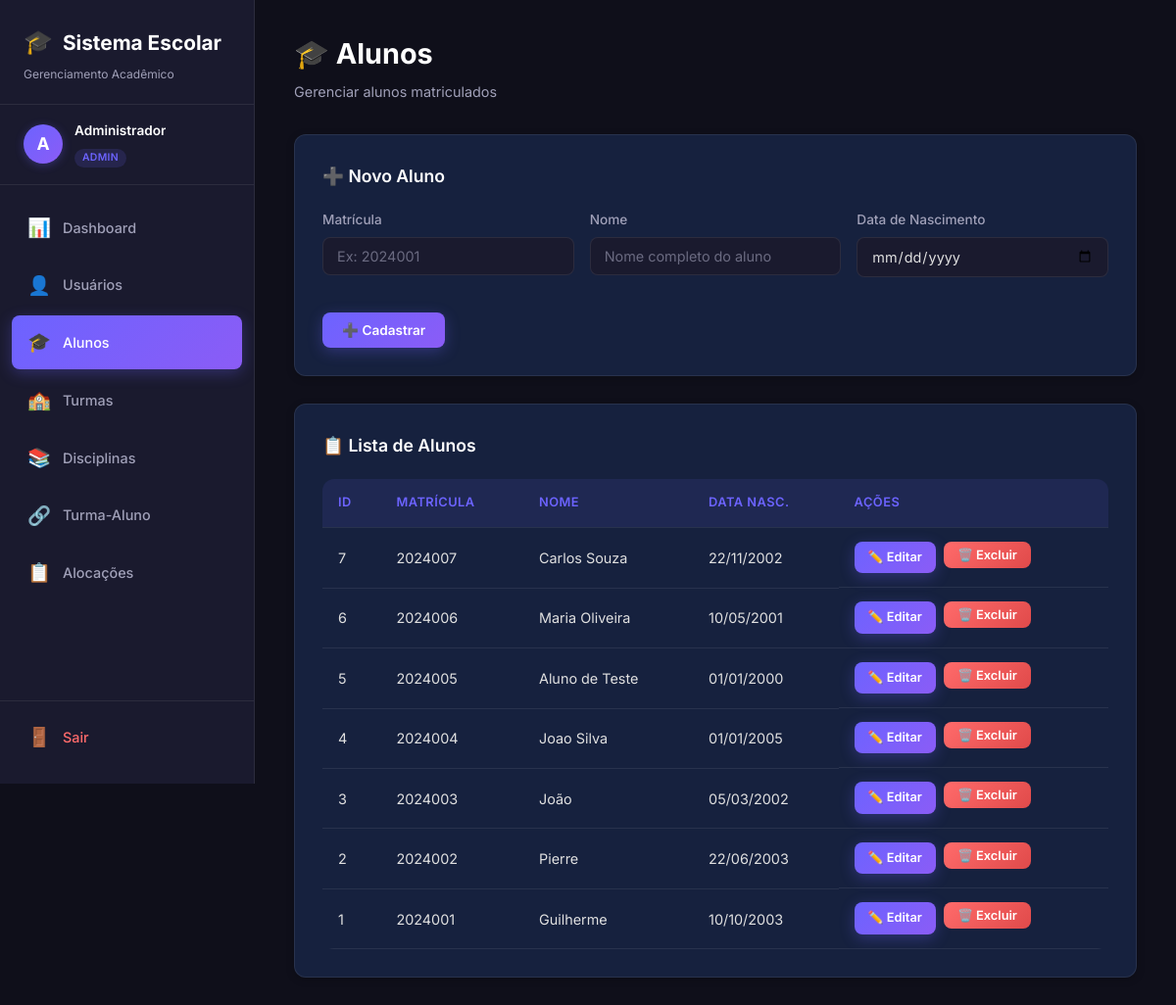
The page /index.php?page=alunos (signed in) on the database its author committed.
### tables this page shows
CREATE TABLE alunos (
        id INTEGER PRIMARY KEY AUTOINCREMENT,
        matricula VARCHAR(45) NOT NULL UNIQUE,
        nome VARCHAR(70) NOT NULL,
        data_nascimento DATE
    );

### app/controllers/AlunoController.php (called while the page is built, shortened)
<?php
require_once __DIR__ . '/../models/Aluno.php';
class AlunoController {
    private $model;
    public function __construct($pdo) {
        $this->model = new Aluno($pdo);
    }
    public function index() {
        $editData = null;
        $alunos = $this->model->getAll();
        include __DIR__ . '/../views/layout/header.php';
        include __DIR__ . '/../views/layout/sidebar.php';
        include __DIR__ . '/../views/alunos/index.php';
        include __DIR__ . '/../views/layout/footer.php';
    }
}
?>

### app/models/Aluno.php (called while the page is built, shortened)
<?php
class Aluno {
    private $pdo;
    public function __construct($pdo) {
        $this->pdo = $pdo;
    }
    public function getAll() {
        return $this->pdo->query("SELECT * FROM alunos ORDER BY id DESC")->fetchAll();
    }
}
?>

### app/views/alunos/index.php (the view, shortened to what this page needs)
<div class="main-content">
    <div class="page-header">
        <h1>🎓 Alunos</h1>
        <p>Gerenciar alunos matriculados</p>
    </div>
    <div class="card">
        <h3 class="card-title"><?= $editData ? '✏️ Editar Aluno' : '➕ Novo Aluno' ?></h3>
        <form method="POST" action="index.php?page=alunos">
            <div class="form-grid">
                <div class="form-group">
                    <label>Matrícula</label>
                    <input type="text" name="matricula" required placeholder="Ex: 2024001" value="<?= htmlspecialchars($editData['matricula'] ?? '') ?>">
                </div>
                <div class="form-group">
                    <label>Nome</label>
                    <input type="text" name="nome" required placeholder="Nome completo do aluno" value="<?= htmlspecialchars($editData['nome'] ?? '') ?>">
                </div>
                <div class="form-group">
                    <label>Data de Nascimento</label>
                    <input type="date" name="data_nascimento" value="<?= htmlspecialchars($editData['data_nascimento'] ?? '') ?>">
                </div>
            </div>
            <div class="btn-group">
                <button type="submit" class="btn btn-primary"><?= $editData ? '💾 Atualizar' : '➕ Cadastrar' ?></button>
            </div>
        </form>
    </div>
    <div class="card">
        <h3 class="card-title">📋 Lista de Alunos</h3>
        <?php if (empty($alunos)): ?>
            <div class="empty-state">
                <div class="empty-icon">🎓</div>
                <p>Nenhum aluno cadastrado ainda.</p>
            </div>
        <?php else: ?>
            <div class="table-wrapper">
                <table>
                    <thead>
                        <tr>
                            <th>ID</th>
                            <th>Matrícula</th>
                            <th>Nome</th>
                            <th>Data Nasc.</th>
                            <th>Ações</th>
                        </tr>
                    </thead>
                    <tbody>
                        <?php foreach ($alunos as $a): ?>
                        <tr>
                            <td><?= $a['id'] ?></td>
                            <td><?= htmlspecialchars($a['matricula']) ?></td>
                            <td><?= htmlspecialchars($a['nome']) ?></td>
                            <td><?= $a['data_nascimento'] ? date('d/m/Y', strtotime($a['data_nascimento'])) : '—' ?></td>
                            <td class="actions">
                                <a href="index.php?page=alunos&edit=<?= $a['id'] ?>" class="btn btn-primary btn-sm">✏️ Editar</a>
                                <form method="POST" action="index.php?page=alunos" style="display:inline" onsubmit="return confirm('Deseja excluir este aluno?')">
                                    <button type="submit" class="btn btn-danger btn-sm">🗑️ Excluir</button>
                                </form>
                            </td>
                        </tr>
                        <?php endforeach; ?>
                    </tbody>
                </table>
            </div>
        <?php endif; ?>
    </div>
</div>

### style.css (style rules this page uses)
:root { --bg-primary: #0f0f1a; --bg-secondary: #1a1a2e; --bg-card: #16213e; --bg-input: #1a1a2e; --text-primary: #e0e0e0; --text-secondary: #a0a0b8; --text-heading: #ffffff; --accent: #6c63ff; --accent-hover: #5a52d5; --accent-glow: rgba(108, 99, 255, 0.3); --success: #00c9a7; --success-hover: #00a88a; --danger: #ff6b6b; --danger-hover: #e04a4a; --warning: #ffc107; --border: rgba(255, 255, 255, 0.08); --border-focus: rgba(108, 99, 255, 0.5); --shadow: 0 8px 32px rgba(0, 0, 0, 0.3); --shadow-sm: 0 2px 8px rgba(0, 0, 0, 0.2); --radius: 12px; --radius-sm: 8px; --transition: all 0.3s cubic-bezier(0.4, 0, 0.2, 1); }
*, *::before, *::after { margin: 0; padding: 0; box-sizing: border-box; }
html { scroll-behavior: smooth; }
body { font-family: 'Inter', -apple-system, BlinkMacSystemFont, sans-serif; background: var(--bg-primary); color: var(--text-primary); min-height: 100vh; line-height: 1.6; }
.main-content { margin-left: 260px; padding: 32px 40px; min-height: 100vh; }
.page-header { margin-bottom: 32px; }
.page-header h1 { font-size: 1.8rem; font-weight: 700; color: var(--text-heading); margin-bottom: 4px; }
.page-header p { color: var(--text-secondary); font-size: 0.9rem; }
.card { background: var(--bg-card); border: 1px solid var(--border); border-radius: var(--radius); padding: 28px; margin-bottom: 28px; box-shadow: var(--shadow-sm); }
.card-title { font-size: 1.1rem; font-weight: 600; color: var(--text-heading); margin-bottom: 20px; display: flex; align-items: center; gap: 8px; }
.form-grid { display: grid; grid-template-columns: repeat(auto-fit, minmax(250px, 1fr)); gap: 16px; }
.form-group { margin-bottom: 16px; }
.form-group label { display: block; font-size: 0.85rem; font-weight: 500; color: var(--text-secondary); margin-bottom: 6px; }
.form-group input, .form-group select { width: 100%; padding: 10px 14px; background: var(--bg-input); border: 1px solid var(--border); border-radius: var(--radius-sm); color: var(--text-primary); font-family: 'Inter', sans-serif; font-size: 0.9rem; transition: var(--transition); outline: none; }
.form-group input::placeholder { color: var(--text-secondary); opacity: 0.6; }
.btn { display: inline-flex; align-items: center; gap: 6px; padding: 10px 20px; font-family: 'Inter', sans-serif; font-size: 0.85rem; font-weight: 600; border: none; border-radius: var(--radius-sm); cursor: pointer; transition: var(--transition); text-decoration: none; }
.btn-primary { background: linear-gradient(135deg, var(--accent), #8b5cf6); color: #fff; box-shadow: 0 4px 15px var(--accent-glow); }
.btn-danger { background: linear-gradient(135deg, var(--danger), #e04a4a); color: #fff; }
.btn-sm { padding: 6px 14px; font-size: 0.8rem; }
.btn-group { display: flex; gap: 8px; margin-top: 20px; }
.table-wrapper { overflow-x: auto; border-radius: var(--radius); }
table { width: 100%; border-collapse: collapse; }
thead th { background: rgba(108, 99, 255, 0.1); color: var(--accent); font-size: 0.8rem; font-weight: 600; text-transform: uppercase; letter-spacing: 0.5px; padding: 14px 16px; text-align: left; border-bottom: 1px solid var(--border); }
tbody tr { transition: var(--transition); }
tbody td { padding: 14px 16px; font-size: 0.9rem; border-bottom: 1px solid var(--border); color: var(--text-primary); }
.actions { display: flex; gap: 8px; }

### rows shown on the page
alunos: id "7", matricula "2024007", nome "Carlos Souza", data_nascimento "22/11/2002"
alunos: id "6", matricula "2024006", nome "Maria Oliveira", data_nascimento "10/05/2001"
alunos: id "5", matricula "2024005", nome "Aluno de Teste", data_nascimento "01/01/2000"
alunos: id "4", matricula "2024004", nome "Joao Silva", data_nascimento "01/01/2005"
alunos: id "3", matricula "2024003", nome "João", data_nascimento "05/03/2002"
alunos: id "2", matricula "2024002", nome "Pierre", data_nascimento "22/06/2003"
alunos: id "1", matricula "2024001", nome "Guilherme", data_nascimento "10/10/2003"

### other values the page prints
mb_substr($userName, 0, 1, 'UTF-8') "A"
$userName "Administrador"
$userPerfil "ADMIN"
$item['icon'] "📊"
$item['label'] "Dashboard"
$item['icon'] "👤"
$item['label'] "Usuários"
$item['icon'] "🎓"
$item['label'] "Alunos"
$item['icon'] "🏫"
$item['label'] "Turmas"
$item['icon'] "📚"
$item['label'] "Disciplinas"
$item['icon'] "🔗"
$item['label'] "Turma-Aluno"
